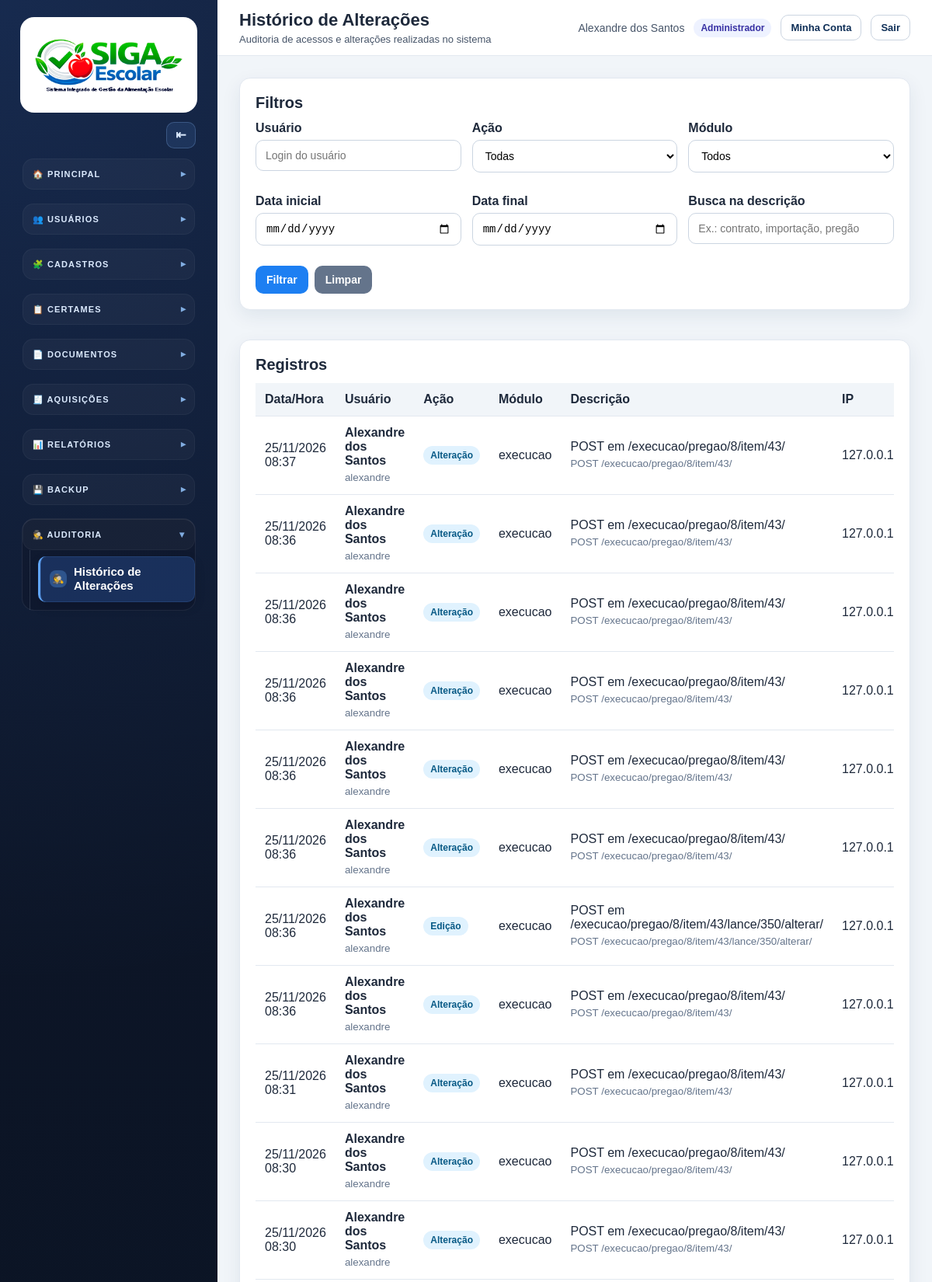
Screenshot of /auditoria/ (signed in, upper part) with the database file from the repository.
### apps/usuarios/models.py (models this page shows, shortened)
class PerfilUsuario(models.Model):
    PERFIL_ADMINISTRADOR = "administrador"
    PERFIL_PREGOEIRO = "pregoeiro"
    PERFIL_CONSULTA_ESCOLA = "consulta_escola"
    PERFIL_CHOICES = [
        (PERFIL_ADMINISTRADOR, "Administrador"),
        (PERFIL_PREGOEIRO, "Pregoeiro"),
        (PERFIL_CONSULTA_ESCOLA, "Consulta/Escola"),
    ]
    usuario = models.OneToOneField(
        settings.AUTH_USER_MODEL,
        on_delete=models.CASCADE,
        related_name="perfil_acesso",
        verbose_name="Usuário",
    )
    perfil = models.CharField(
        "Perfil",
        max_length=30,
        choices=PERFIL_CHOICES,
        default=PERFIL_CONSULTA_ESCOLA,
    )
    escola = models.ForeignKey(
        Escola,
        on_delete=models.PROTECT,
        null=True,
        blank=True,
        related_name="usuarios_consulta",
        verbose_name="Escola vinculada",
        help_text="Use principalmente para usuários do perfil Consulta/Escola.",
    )
    criado_em = models.DateTimeField("Criado em", auto_now_add=True)
    atualizado_em = models.DateTimeField("Atualizado em", auto_now=True)
    class Meta:
        verbose_name = "Perfil de Usuário"
        verbose_name_plural = "Perfis de Usuários"
        ordering = ["usuario__first_name", "usuario__username"]

### apps/auditoria/models.py (models this page shows, shortened)
class RegistroAuditoria(models.Model):
    ACAO_LOGIN = "login"
    ACAO_LOGOUT = "logout"
    ACAO_ACESSO_BLOQUEADO = "acesso_bloqueado"
    ACAO_CRIACAO = "criacao"
    ACAO_EDICAO = "edicao"
    ACAO_EXCLUSAO = "exclusao"
    ACAO_IMPORTACAO = "importacao"
    ACAO_EXPORTACAO = "exportacao"
    ACAO_GERACAO_DOCUMENTO = "geracao_documento"
    ACAO_CANCELAMENTO = "cancelamento"
    ACAO_DISTRATO = "distrato"
    ACAO_REALINHAMENTO = "realinhamento"
    ACAO_TROCA_MARCA = "troca_marca"
    ACAO_FINALIZACAO = "finalizacao"
    ACAO_POST = "post"
    ACAO_CHOICES = [
        (ACAO_LOGIN, "Login"),
        (ACAO_LOGOUT, "Logout"),
        (ACAO_ACESSO_BLOQUEADO, "Acesso bloqueado"),
        (ACAO_CRIACAO, "Criação"),
        (ACAO_EDICAO, "Edição"),
        (ACAO_EXCLUSAO, "Exclusão"),
        (ACAO_IMPORTACAO, "Importação"),
        (ACAO_EXPORTACAO, "Exportação"),
        (ACAO_GERACAO_DOCUMENTO, "Geração de documento"),
        (ACAO_CANCELAMENTO, "Cancelamento"),
        (ACAO_DISTRATO, "Distrato"),
        (ACAO_REALINHAMENTO, "Realinhamento de preço"),
        (ACAO_TROCA_MARCA, "Troca de marca"),
        (ACAO_FINALIZACAO, "Finalização"),
        (ACAO_POST, "Alteração"),
    ]
    usuario = models.ForeignKey(
        settings.AUTH_USER_MODEL,
        on_delete=models.SET_NULL,
        null=True,
        blank=True,
        related_name="registros_auditoria",
        verbose_name="Usuário",
    )
    usuario_nome = models.CharField("Nome do usuário", max_length=255, blank=True)
    usuario_username = models.CharField("Login do usuário", max_length=150, blank=True)
    acao = models.CharField("Ação", max_length=40, choices=ACAO_CHOICES)
    modulo = models.CharField("Módulo", max_length=100, blank=True)
    descricao = models.TextField("Descrição")
    objeto_tipo = models.CharField("Tipo do objeto", max_length=120, blank=True)
    objeto_id = models.CharField("ID do objeto", max_length=80, blank=True)
    objeto_repr = models.CharField("Objeto", max_length=255, blank=True)
    metodo = models.CharField("Método HTTP", max_length=10, blank=True)
    caminho = models.CharField("Caminho", max_length=500, blank=True)
    view_name = models.CharField("View", max_length=180, blank=True)
    ip = models.GenericIPAddressField("IP", null=True, blank=True)
    user_agent = models.TextField("Navegador/Dispositivo", blank=True)
    dados = models.JSONField("Dados extras", default=dict, blank=True)
    criado_em = models.DateTimeField("Data/Hora", auto_now_add=True)
    class Meta:
        verbose_name = "Registro de Auditoria"
        verbose_name_plural = "Registros de Auditoria"
        ordering = ["-criado_em"]
        indexes = [
            models.Index(fields=["-criado_em"]),
            models.Index(fields=["acao"]),
            models.Index(fields=["modulo"]),
            models.Index(fields=["usuario"]),
        ]

### apps/auditoria/views.py (the view)
# urls.py: path("", views.historico, name="historico"),
@login_required
@user_passes_test(usuario_pode_ver_auditoria, login_url="dashboard")
def historico(request):
    registros = RegistroAuditoria.objects.select_related("usuario").all()
    usuario = request.GET.get("usuario", "").strip()
    acao = request.GET.get("acao", "").strip()
    modulo = request.GET.get("modulo", "").strip()
    busca = request.GET.get("busca", "").strip()
    data_inicial = request.GET.get("data_inicial", "").strip()
    data_final = request.GET.get("data_final", "").strip()
    if usuario:
        registros = registros.filter(usuario_username__icontains=usuario)
    if acao:
        registros = registros.filter(acao=acao)
    if modulo:
        registros = registros.filter(modulo__icontains=modulo)
    if busca:
        registros = registros.filter(descricao__icontains=busca)
    if data_inicial:
        registros = registros.filter(criado_em__date__gte=data_inicial)
    if data_final:
        registros = registros.filter(criado_em__date__lte=data_final)
    paginator = Paginator(registros, 30)
    pagina = request.GET.get("page")
    page_obj = paginator.get_page(pagina)
    modulos = (
        RegistroAuditoria.objects.exclude(modulo="")
        .values_list("modulo", flat=True)
        .distinct()
        .order_by("modulo")
    )
    return render(
        request,
        "auditoria/historico.html",
        {
            "page_obj": page_obj,
            "acoes": RegistroAuditoria.ACAO_CHOICES,
            "modulos": modulos,
            "filtros": {
                "usuario": usuario,
                "acao": acao,
                "modulo": modulo,
                "busca": busca,
                "data_inicial": data_inicial,
                "data_final": data_final,
            },
        },
    )

### templates/auditoria/historico.html (shortened to what this page needs)
{% extends "base.html" %}
{% block page_title %}Histórico de Alterações{% endblock %}
{% block page_subtitle %}Auditoria de acessos e alterações realizadas no sistema{% endblock %}
{% block content %}
<div class="card">
    <h2>Filtros</h2>
    <form method="get">
        <div class="audit-filter-grid">
            <div class="form-group">
                <label>Usuário</label>
                <input type="text" name="usuario" value="{{ filtros.usuario }}" placeholder="Login do usuário">
            </div>
            <div class="form-group">
                <label>Ação</label>
                <select name="acao">
                    <option value="">Todas</option>
                </select>
            </div>
            <div class="form-group">
                <label>Módulo</label>
                <select name="modulo">
                    <option value="">Todos</option>
                </select>
            </div>
            <div class="form-group">
                <label>Data inicial</label>
                <input type="date" name="data_inicial" value="{{ filtros.data_inicial }}">
            </div>
            <div class="form-group">
                <label>Data final</label>
                <input type="date" name="data_final" value="{{ filtros.data_final }}">
            </div>
            <div class="form-group">
                <label>Busca na descrição</label>
                <input type="text" name="busca" value="{{ filtros.busca }}" placeholder="Ex.: contrato, importação, pregão">
            </div>
        </div>
        <div class="actions" style="margin-top:12px;">
            <button class="btn btn-primary" type="submit">Filtrar</button>
            <a class="btn btn-secondary" href="{% url 'auditoria:historico' %}">Limpar</a>
        </div>
    </form>
</div>
<div class="card" style="margin-top:20px;">
    <h2>Registros</h2>
    <div class="table-wrapper">
        <table class="audit-table">
            <thead>
                <tr>
                    <th>Data/Hora</th>
                    <th>Usuário</th>
                    <th>Ação</th>
                    <th>Módulo</th>
                    <th>Descrição</th>
                    <th>IP</th>
                </tr>
            </thead>
            <tbody>
                {% for registro in page_obj %}
                <tr>
                    <td>{{ registro.criado_em|date:"d/m/Y H:i" }}</td>
                    <td>
                        <strong>{{ registro.usuario_nome|default:"Sistema" }}</strong>
                        <small>{{ registro.usuario_username }}</small>
                    </td>
                    <td>
                        <span class="audit-badge {{ registro.acao }}">
                            {{ registro.get_acao_display }}
                        </span>
                    </td>
                    <td>{{ registro.modulo }}</td>
                    <td>
                        {{ registro.descricao }}
                        {% if registro.caminho %}
                        <small>{{ registro.metodo }} {{ registro.caminho }}</small>
                        {% endif %}
                    </td>
                    <td>{{ registro.ip|default:"-" }}</td>
                </tr>
                {% empty %}
                <tr>
                    <td colspan="6">Nenhum registro encontrado.</td>
                </tr>
                {% endfor %}
            </tbody>
        </table>
    </div>
</div>
{% endblock %}

### templates/base.html (shortened to what this page needs)
{% load static %}
<!DOCTYPE html>
<html lang="pt-br">
<head>
    <link rel="stylesheet" href="{% static 'css/style.css' %}">
</head>
<body>
    {% with namespace=request.resolver_match.namespace url_name=request.resolver_match.url_name perfil=request.user.perfil_acesso.perfil %}
    <div class="app">
        <aside class="sidebar">
            <div class="sidebar-logo">
                <a class="brand-logo-wrap" href="{% url 'dashboard' %}" title="SIGA Escolar">
                    <img class="brand-logo-img" src="{% static 'img/logo_siga_escolar_header.png' %}" alt="SIGA Escolar - Sistema Integrado de Gestão da Alimentação Escolar">
                </a>
            </div>
            <div class="sidebar-tools">
                <button
                    type="button"
                    id="sidebarToggleBtn"
                    class="sidebar-tool-btn"
                    aria-label="Recolher menu lateral"
                    title="Recolher menu lateral"
                >⇤</button>
            </div>
            <nav class="sidebar-menu">
                <details class="sidebar-group" open>
                    <summary><span class="group-title">🏠 Principal</span></summary>
                </details>
                {% if request.user.is_superuser or perfil == "administrador" %}
                <details class="sidebar-group" {% if namespace == "usuarios" %}open{% endif %}>
                    <summary><span class="group-title">👥 Usuários</span></summary>
                </details>
                {% endif %}
                {% if request.user.is_superuser or perfil == "administrador" %}
                <details class="sidebar-group" {% if namespace == "cadastros" %}open{% endif %}>
                    <summary><span class="group-title">🧩 Cadastros</span></summary>
                </details>
                {% endif %}
                {% if request.user.is_superuser or perfil == "administrador" or perfil == "pregoeiro" %}
                <details class="sidebar-group" {% if namespace == "pregoes" or namespace == "execucao" or namespace == "documentos" and url_name == "adjudicacao_chamada_publica" %}open{% endif %}>
                    <summary><span class="group-title">📋 Certames</span></summary>
                </details>
                {% endif %}
                <details class="sidebar-group" {% if namespace == "documentos" and url_name != "adjudicacao_chamada_publica" %}open{% endif %}>
                    <summary><span class="group-title">📄 Documentos</span></summary>
                </details>
                                <details class="sidebar-group" {% if namespace == "aquisicoes" %}open{% endif %}>
                    <summary><span class="group-title">🧾 Aquisições</span></summary>
                </details>
                <details class="sidebar-group" {% if namespace == "pregoes" and url_name == "relatorio_distribuicao" or namespace == "documentos" and url_name|slice:":11" == "relatorios_" %}open{% endif %}>
                    <summary><span class="group-title">📊 Relatórios</span></summary>
                </details>
                {% if request.user.is_superuser or perfil == "administrador" %}
                <details class="sidebar-group" {% if namespace == "importacoes" and url_name == "exportacoes" %}open{% endif %}>
                    <summary><span class="group-title">💾 Backup</span></summary>
                </details>
                {% endif %}
                {% if request.user.is_superuser or perfil == "administrador" %}
                <details class="sidebar-group" {% if namespace == "auditoria" %}open{% endif %}>
                    <summary><span class="group-title">🕵️ Auditoria</span></summary>
                    <div class="sidebar-links">
                        <a class="sidebar-link {% if namespace == 'auditoria' and url_name == 'historico' %}active{% endif %}"
                            href="{% url 'auditoria:historico' %}">
                            <span class="sidebar-icon">🕵️</span>
                            <span>Histórico de Alterações</span>
                        </a>
                    </div>
                </details>
                {% endif %}
            </nav>
        </aside>
        <main class="main">
            <header class="topbar">
                <div class="topbar-title">
                    <h1>{% block page_title %}Sistema de Pregões{% endblock %}</h1>
                    <p>{% block page_subtitle %}Gestão de certames, lances e documentos{% endblock %}</p>
                </div>
                <div class="topbar-user" style="display:flex; align-items:center; gap:12px; flex-wrap:wrap;">
                    {% if request.user.is_authenticated %}
                    <span>{{ request.user.get_full_name|default:request.user.username }}</span>
                    {% if request.user.is_superuser %}
                    <span class="user-perfil-badge">Administrador</span>
                    {% elif request.user.perfil_acesso %}
                    <span class="user-perfil-badge">{{ request.user.perfil_acesso.get_perfil_display }}</span>
                    {% endif %}
                    <a href="{% url 'usuarios:minha_conta' %}" style="
                        border:1px solid #cbd5e1;
                        background:#ffffff;
                        color:#0f2f57;
                        border-radius:10px;
                        padding:8px 12px;
                        font-size:13px;
                        font-weight:800;
                        text-decoration:none;
                        font-family:inherit;
                    ">Minha Conta</a>
                    <form method="post" action="{% url 'logout' %}" id="autoLogoutForm" style="margin:0;">
                        <button type="submit" style="
                            border:1px solid #cbd5e1;
                            background:#ffffff;
                            color:#0f2f57;
                            border-radius:10px;
                            padding:8px 12px;
                            font-size:13px;
                            font-weight:800;
                            cursor:pointer;
                            font-family:inherit;
                        ">Sair</button>
                    </form>
                    {% else %}
                    <span>Ambiente de desenvolvimento</span>
                    {% endif %}
                </div>
            </header>
            <section class="content">
                {% block content %}{% endblock %}
            </section>
        </main>
    </div>
    {% endwith %}
</body>
</html>

### rows the page displays
RegistroAuditoria: criado_em "25/11/2026 08:37", usuario_nome "Alexandre dos Santos", usuario_username "alexandre", acao "Alteração", modulo "execucao", descricao "POST em /execucao/pregao/8/item/43/", metodo "POST", caminho "/execucao/pregao/8/item/43/", ip "127.0.0.1"
RegistroAuditoria: criado_em "25/11/2026 08:36", usuario_nome "Alexandre dos Santos", usuario_username "alexandre", acao "Alteração", modulo "execucao", descricao "POST em /execucao/pregao/8/item/43/", metodo "POST", caminho "/execucao/pregao/8/item/43/", ip "127.0.0.1"
RegistroAuditoria: criado_em "25/11/2026 08:36", usuario_nome "Alexandre dos Santos", usuario_username "alexandre", acao "Alteração", modulo "execucao", descricao "POST em /execucao/pregao/8/item/43/", metodo "POST", caminho "/execucao/pregao/8/item/43/", ip "127.0.0.1"
RegistroAuditoria: criado_em "25/11/2026 08:36", usuario_nome "Alexandre dos Santos", usuario_username "alexandre", acao "Alteração", modulo "execucao", descricao "POST em /execucao/pregao/8/item/43/", metodo "POST", caminho "/execucao/pregao/8/item/43/", ip "127.0.0.1"
RegistroAuditoria: criado_em "25/11/2026 08:36", usuario_nome "Alexandre dos Santos", usuario_username "alexandre", acao "Alteração", modulo "execucao", descricao "POST em /execucao/pregao/8/item/43/", metodo "POST", caminho "/execucao/pregao/8/item/43/", ip "127.0.0.1"
RegistroAuditoria: criado_em "25/11/2026 08:36", usuario_nome "Alexandre dos Santos", usuario_username "alexandre", acao "Alteração", modulo "execucao", descricao "POST em /execucao/pregao/8/item/43/", metodo "POST", caminho "/execucao/pregao/8/item/43/", ip "127.0.0.1"
RegistroAuditoria: criado_em "25/11/2026 08:36", usuario_nome "Alexandre dos Santos", usuario_username "alexandre", acao "Edição", modulo "execucao", descricao "POST em /execucao/pregao/8/item/43/lance/350/alterar/", metodo "POST", caminho "/execucao/pregao/8/item/43/lance/350/alterar/", ip "127.0.0.1"
RegistroAuditoria: criado_em "25/11/2026 08:36", usuario_nome "Alexandre dos Santos", usuario_username "alexandre", acao "Alteração", modulo "execucao", descricao "POST em /execucao/pregao/8/item/43/", metodo "POST", caminho "/execucao/pregao/8/item/43/", ip "127.0.0.1"
RegistroAuditoria: criado_em "25/11/2026 08:31", usuario_nome "Alexandre dos Santos", usuario_username "alexandre", acao "Alteração", modulo "execucao", descricao "POST em /execucao/pregao/8/item/43/", metodo "POST", caminho "/execucao/pregao/8/item/43/", ip "127.0.0.1"
RegistroAuditoria: criado_em "25/11/2026 08:30", usuario_nome "Alexandre dos Santos", usuario_username "alexandre", acao "Alteração", modulo "execucao", descricao "POST em /execucao/pregao/8/item/43/", metodo "POST", caminho "/execucao/pregao/8/item/43/", ip "127.0.0.1"
RegistroAuditoria: criado_em "25/11/2026 08:30", usuario_nome "Alexandre dos Santos", usuario_username "alexandre", acao "Alteração", modulo "execucao", descricao "POST em /execucao/pregao/8/item/43/", metodo "POST", caminho "/execucao/pregao/8/item/43/", ip "127.0.0.1"

### other values shown
{{ request.user.get_full_name|default:request.user.username }} "Alexandre dos Santos"
{{ request.user.perfil_acesso.get_perfil_display }} "Administrador"
